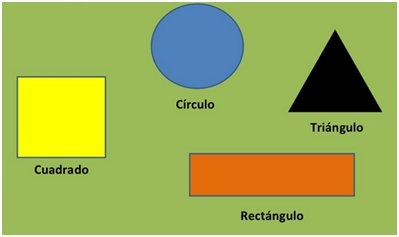
#> input picture Imagenes_Pruebas/FIGURAS.jpg, 399 x 237 px
$ jupyter execute '2.13 Rotación_traslación_y_escalamiento.ipynb'   (older library calls are emulated)
#> lines starting #> are read from the running program, lines starting #| are printed output that depends on the picture
El siguiente ejercicio es para utilizar las funciones de rotación, escalamamiento y traslación de imagenes, así como la implmentación de las mismas.
Descargar de la página del curso la imagen OBJETOS.jpg, convertir a escala de grises

[cell 1]
from PIL import Image
foto = Image.open('Imagenes_Pruebas/FIGURAS.jpg')
#> foto is the input picture: PIL image 399x237 RGB; mean R, G, B 156.1, 173.7, 83.6
imagen_gris = foto.convert('L')
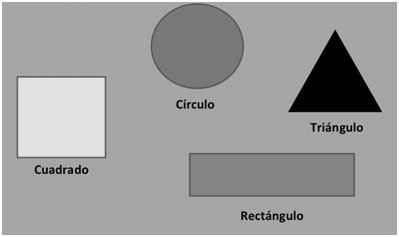
#> imagen_gris: PIL image 399x237 L; min 0, max 255, mean 158.1
imagen_gris.save('Imagenes_Pruebas/FIGURAS_salida.jpg')
foto.close()
imagen_gris.close()

Imagen de entrada :
Imagen en escala de grises:


Usando las funciones:

• imrotate

• imtranslate

• imresize

Usarlas en la imagen anterior.

Implemente una función que realice las tres funciones anteriores para ser usadas de manera simple en la imagen recomendada y

• rotar el triángulo 95 grados

https://python-para-impacientes.blogspot.com/2014/12/fundamentos-para-procesar-imagenes-con.html

[cell 2]
from PIL import Image
imagen = Image.open('Imagenes_Pruebas/FIGURAS_salida.jpg')
# Mostrar tanaño de la imagen:
imagen.size  # 399x200

print(imagen.size)
#| (399, 237)


# Definir tupla con las coordenadas de la región
caja = (280, 0, 410, 130)

# Obtener región
region = imagen.crop(caja)
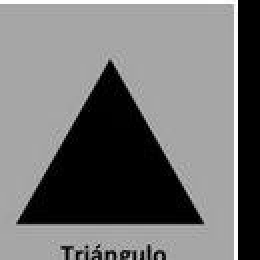
#> region: PIL image 130x130 L (shown 2 times larger); min 0, max 255, mean 115.2

# Girar región 90º
region = region.transpose(Image.ROTATE_90)
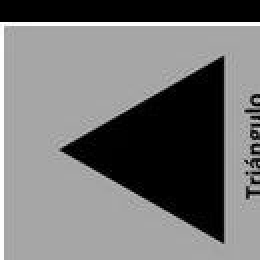
#> region: PIL image 130x130 L (shown 2 times larger); min 0, max 255, mean 115.2

# Pegar región girada en la imagen original
imagen.paste(region, caja)
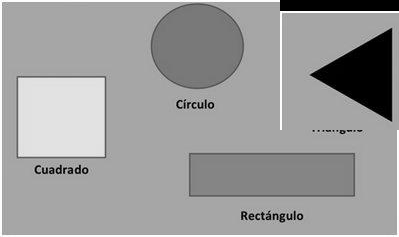
#> imagen: PIL image 399x237 L; min 0, max 255, mean 156.1

# Mostrar imagen final y guardar
imagen.show()
imagen.save("Imagenes_Pruebas/regiongirada90.jpg")

Imagen Girada

• Escalar el círculo 2 veces el tamaño original

[cell 3]
from PIL import Image
imagen = Image.open('Imagenes_Pruebas/FIGURAS_salida.jpg')
# Mostrar tanaño de la imagen:
imagen.size  # 399x200

print(imagen.size)
#| (399, 237)


# Definir tupla con las coordenadas de la región
caja = (130, 0, 250, 120)

# Obtener región
region = imagen.crop(caja)
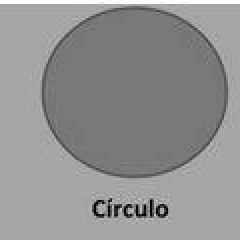
#> region: PIL image 120x120 L (shown 2 times larger); min 0, max 255, mean 145.2


region = region.resize((400, 300))
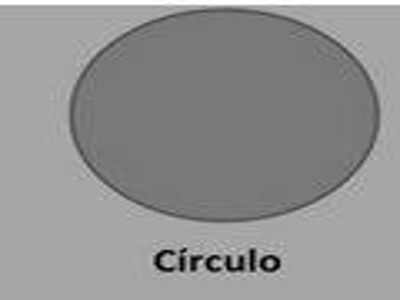
#> region: PIL image 400x300 L; min 0, max 255, mean 145.2

region.save("Imagenes_Pruebas/miniatura.jpg")

Imagen resultante:


• Trasladar el rectángulo a la derecha de su posición una cantidad que se aprecie.:

https://docs.opencv.org/3.0-beta/doc/py_tutorials/py_imgproc/py_geometric_transformations/py_geometric_transformations.html

[cell 4]
import cv2
import numpy as np

import scipy.misc

img = cv2.imread('Imagenes_Pruebas/FIGURAS_salida.jpg',0)
rows,cols = img.shape
#> rows = 237; cols = 399

M = np.float32([[1,0,100],[0,1,50]])
dst = cv2.warpAffine(img,M,(cols,rows))
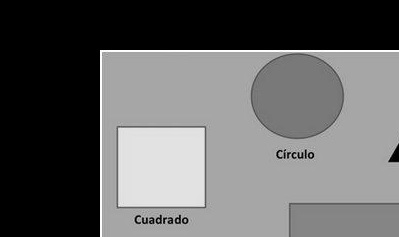
#> dst: shape (237, 399); min 0, max 255, mean 97.6
scipy.misc.imsave('Imagenes_Pruebas/trasladada.jpg', dst)
